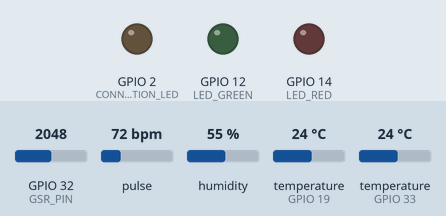
A sketch run on a simulated ESP32. Parts: output pins drawn as LEDs (lit = HIGH). The test bench sets the inputs (shaded band); at power-on: GPIO 32 (GSR_PIN) = 2048, pulse 72 bpm, humidity 55 %, temperature (sensors on GPIO 19, GPIO 33) 24 °C. WiFi joins after 1.5 s; servers stay silent unless stated; uploads are accepted with an empty reply; the local clock reads 2024-03-15 10:24:30 at power-on unless the sketch sets it; random numbers use the default seed unless the sketch sets one; what the sketch prints to the serial monitor is not drawn.

Above: at 0.1 s.
At 2.4 s:
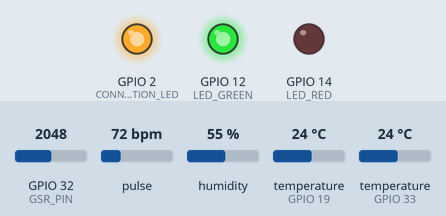
Timing chart, 0 to 3.9 s (numbered marks = the images above):
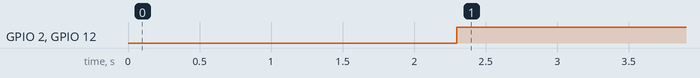

The sketch:

sensor_data.ino
```cpp
#include <WiFi.h>
#include <HTTPClient.h>
#include <OneWire.h>
#include <DallasTemperature.h>
#include <Adafruit_Sensor.h>
#include <DHT.h>
#include <Wire.h>
#include "MAX30105.h"
#include <time.h>

// Supabase Config
const char* ssid = "wifi name";
const char* password = "wifi password";
const char* supabaseUrl = "your url";
const char* supabaseKey = "youe key";
const char* tableEndpoint = "/rest/v1/biometrics";
const char* contentType = "application/json";

// Sensor Pins
#define GSR_PIN        32
#define ONE_WIRE_BUS   33
#define DHT_PIN        19
#define DHT_TYPE       DHT22
#define LED_GREEN      12
#define LED_RED        14
#define CONNECTION_LED 2  // Built-in LED for connection status

// GSR Parameters
#define GSR_MIN        0       // Minimum expected raw GSR value
#define GSR_MAX        4095    // Maximum expected raw GSR value (for ESP32's 12-bit ADC)
#define GSR_OUT_MIN    0       // Desired minimum output value
#define GSR_OUT_MAX    100     // Desired maximum output value

// Stress Detection Parameters
#define GSR_THRESHOLD      70      // Normalized threshold (0-100)
#define GSR_WEIGHT         0.3f
#define HR_THRESHOLD       80      // BPM
#define HR_WEIGHT          0.25f
#define TEMP_THRESHOLD     37.2f   // °C
#define TEMP_WEIGHT        0.2f
#define SPO2_THRESHOLD     95      // %
#define SPO2_WEIGHT        0.25f

// Normalization factors
#define GSR_NORMAL         50.0f   // Normalized baseline (0-100)
#define HR_NORMAL          72.0f
#define TEMP_NORMAL        36.5f
#define SPO2_NORMAL        98.0f

// Headband connection monitoring
#define CONNECTION_TIMEOUT 30000  // 30 seconds
unsigned long lastDataTime = 0;
bool headbandConnected = true;

// Setup sensor instances
OneWire oneWire(ONE_WIRE_BUS);
DallasTemperature bodyTempSensor(&oneWire);
DHT dht(DHT_PIN, DHT_TYPE);
MAX30105 particleSensor;

// Variables for moving average
#define STRESS_WINDOW_SIZE 5
float stressHistory[STRESS_WINDOW_SIZE];
int stressIndex = 0;
unsigned long lastLEDToggle = 0;

void setup() {
  Serial.begin(115200);
  pinMode(LED_GREEN, OUTPUT);
  pinMode(LED_RED, OUTPUT);
  pinMode(CONNECTION_LED, OUTPUT);

  // Initialize stress history
  for (int i = 0; i < STRESS_WINDOW_SIZE; i++) {
    stressHistory[i] = 0.0f;
  }

  // Connect to WiFi
  WiFi.begin(ssid, password);
  while (WiFi.status() != WL_CONNECTED) {
    delay(500);
    Serial.print(".");
  }
  Serial.println("\nWiFi connected!");

  // Initialize sensors
  dht.begin();
  bodyTempSensor.begin();
  Wire.begin(5, 4);  // SDA = 5, SCL = 4
  if (!particleSensor.begin(Wire, I2C_SPEED_STANDARD)) {
    Serial.println("MAX30102 not found");
    while (1);
  }
  particleSensor.setup();

  // Configure time
  configTime(0, 0, "pool.ntp.org");
}

float normalizeGSR(float rawGSR) {
  // Constrain the raw value to expected range
  rawGSR = constrain(rawGSR, GSR_MIN, GSR_MAX);
  // Map to 0-100 range
  return map(rawGSR, GSR_MIN, GSR_MAX, GSR_OUT_MIN, GSR_OUT_MAX);
}

float calculateStressScore(float gsr, int heartRate, int spo2, float temperature) {
    // Calculate normalized deviations from baseline
    float gsrFactor = max(0.0f, gsr - GSR_NORMAL) / (GSR_THRESHOLD - GSR_NORMAL);
    float hrFactor = max(0.0f, (float)heartRate - HR_NORMAL) / (HR_THRESHOLD - HR_NORMAL);
    float tempFactor = max(0.0f, temperature - TEMP_NORMAL) / (TEMP_THRESHOLD - TEMP_NORMAL);
    float spo2Factor = max(0.0f, SPO2_NORMAL - (float)spo2) / (SPO2_NORMAL - SPO2_THRESHOLD);

    // Calculate weighted stress score
    return (gsrFactor * GSR_WEIGHT) +
           (hrFactor * HR_WEIGHT) +
           (tempFactor * TEMP_WEIGHT) +
           (spo2Factor * SPO2_WEIGHT);
}

void updateLEDs(float stressScore) {
    // Turn off both LEDs first
    digitalWrite(LED_GREEN, LOW);
    digitalWrite(LED_RED, LOW);

    if (stressScore < 0.3f) {
        // Low stress - solid green
        digitalWrite(LED_GREEN, HIGH);
    }
    else if (stressScore < 0.7f) {
        // Moderate stress - blinking green
        if (millis() - lastLEDToggle > 500) {
            digitalWrite(LED_GREEN, !digitalRead(LED_GREEN));
            lastLEDToggle = millis();
        }
    }
    else {
        // High stress - solid red
        digitalWrite(LED_RED, HIGH);
    }
}

void sendToSupabase(float rawGSR, float gsr, int heartRate, int spo2, float temperature, float stressScore, bool connected) {
  if (WiFi.status() == WL_CONNECTED) {
    HTTPClient http;
    String url = String(supabaseUrl) + tableEndpoint;
    http.begin(url);
    http.addHeader("apikey", supabaseKey);
    http.addHeader("Authorization", String("Bearer ") + supabaseKey);
    http.addHeader("Content-Type", contentType);
    http.addHeader("Prefer", "resolution=merge-duplicates");

    // Get current timestamp
    struct tm timeinfo;
    String timestamp = "";
    if(getLocalTime(&timeinfo)){
      char timeStr[25];
      strftime(timeStr, sizeof(timeStr), "%Y-%m-%dT%H:%M:%SZ", &timeinfo);
      timestamp = String(timeStr);
    }

    // Create payload
    String payload = "[{";
    payload += "\"user_id\":\"74acc9e1-3900-46d8-a7b8-4e385dbe08b7\",";
    payload += "\"recorded_at\":\"" + timestamp + "\",";
    payload += "\"gsr\":" + String(gsr, 1) + ",";
    payload += "\"heartbeat\":" + String(heartRate) + ",";
    payload += "\"spo2\":" + String(spo2) + ",";
    payload += "\"temperature\":" + String(temperature, 2) + ",";
    payload += "\"stress_score\":" + String(stressScore, 2) + ",";
    payload += "\"headband_connected\":" + String(connected ? "true" : "false");
    payload += "}]";

    // Debug output
    Serial.print("Raw GSR: ");
    Serial.print(rawGSR);
    Serial.print(", Normalized GSR: ");
    Serial.println(gsr);
    Serial.print("Payload: ");
    Serial.println(payload);
    Serial.print("Connection status: ");
    Serial.println(connected ? "Connected" : "Disconnected");

    int httpResponseCode = http.POST(payload);
    Serial.print("POST Status: ");
    Serial.println(httpResponseCode);
    if (httpResponseCode > 0) {
      String response = http.getString();
      Serial.println(response);
    } else {
      Serial.print("Error code: ");
      Serial.println(httpResponseCode);
    }
    http.end();
  }
}

void loop() {
    // Read sensors
    float rawGSR = analogRead(GSR_PIN);
    float normalizedGSR = normalizeGSR(rawGSR);
    bodyTempSensor.requestTemperatures();
    float bodyTemp = bodyTempSensor.getTempCByIndex(0);
    float ambientTemp = dht.readTemperature();
    float humidity = dht.readHumidity();

    // For demo purposes - replace with actual sensor readings
    int heartRate = particleSensor.getIR() > 50000 ? random(60, 90) : 0;
    int spo2 = random(95, 100);

    // Update connection status
    headbandConnected = (millis() - lastDataTime) < CONNECTION_TIMEOUT;
    digitalWrite(CONNECTION_LED, headbandConnected ? HIGH : LOW);

    // Calculate current stress score
    float currentStress = calculateStressScore(normalizedGSR, heartRate, spo2, bodyTemp);

    // Update moving average
    stressHistory[stressIndex] = currentStress;
    stressIndex = (stressIndex + 1) % STRESS_WINDOW_SIZE;

    // Calculate average stress
    float avgStress = 0.0f;
    for (int i = 0; i < STRESS_WINDOW_SIZE; i++) {
        avgStress += stressHistory[i];
    }
    avgStress /= STRESS_WINDOW_SIZE;

    // Update LED indicators
    updateLEDs(avgStress);

    // Send data to Supabase (now including rawGSR)
    sendToSupabase(rawGSR, normalizedGSR, heartRate, spo2, bodyTemp, avgStress, headbandConnected);

    // Update last data time
    lastDataTime = millis();

    delay(10000);  // 10 seconds delay
}
```

Measured:
- by itself, GPIO 2 (CONNECTION_LED), GPIO 12 (LED_GREEN): LOW → HIGH at 2.3 s
